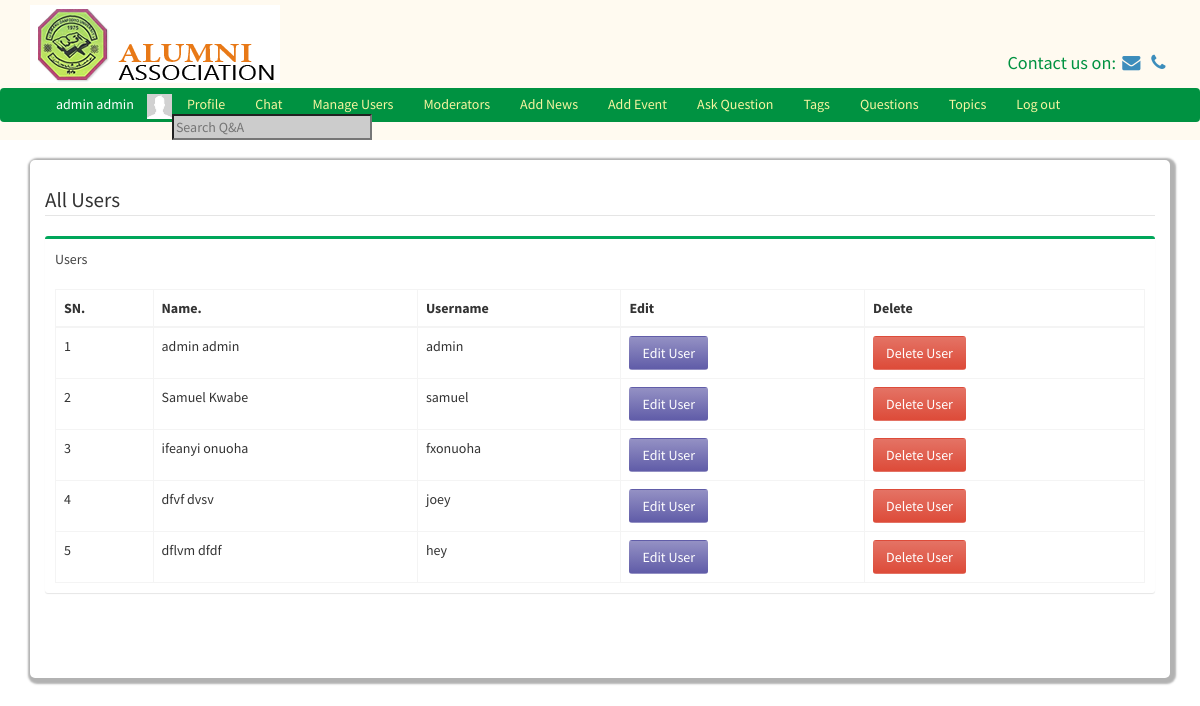
Screenshot of /manageusers.php (signed in) with the database file from the repository.
### tables this page shows
CREATE TABLE `users` (
  `id` int(11) NOT NULL,
  `first_name` varchar(255) NOT NULL,
  `last_name` varchar(255) NOT NULL,
  `username` varchar(255) NOT NULL,
  `password` varchar(255) NOT NULL,
  `salt` varchar(64) NOT NULL,
  `email` varchar(255) NOT NULL,
  `user_type` int(11) NOT NULL,
  `profile_picture` varchar(1024) NOT NULL,
  `online` int(11) NOT NULL DEFAULT '0',
  `year_of_graduation` varchar(255) DEFAULT NULL,
  `phone_number` varchar(255) DEFAULT NULL,
  `place_of_work` text,
  `department` text,
  `address` text
);

### classes/DB.php (called while the page is built, shortened)
<?php
class DB{
	private static $_instance = null;
	private 	$_pdo,
				$_query,
				$_error = false,
				$_results,
				$_count = 0;
	private function __construct(){
		try {
			$this->_pdo = new PDO('mysql:host='.Config::get('mysql/host').';dbname='.Config::get('mysql/db'), Config::get('mysql/username'), Config::get('mysql/password'));
		}
		catch(PDOException $e){
			die($e->getMessage());
		}
	}
	public static function getInstance()
	{
		if (!isset(self::$_instance))
		{
			self::$_instance = new DB();
		}
		return self::$_instance;
	}
	public function query($sql, $params = [])
	{
		$this->_error = false;
		if($this->_query = $this->_pdo->prepare($sql)){
				$x = 1;
			if (count($params)){
				foreach($params as $param){
					$this->_query->bindValue($x, $param);
					$x++;
				}
			}
				if($this->_query->execute()){
					$this->_results = $this->_query->fetchAll(PDO::FETCH_OBJ);
					$this->_count = $this->_query->rowCount();
				}
				else{
					$this->_error = true;
				}
				}
				return $this;
		}
		public function error(){
			return $this->_error;
		}
		public function read($table){
			$sql = "SELECT * FROM {$table}";
			if(!$this->query($sql)->error())
			{
				return $this;
			}
			return false;
		}
		private function action($action, $table, $where = []){
			if (count($where) === 3)
			{
				$operators = ['=','>=','<=','<','>','!='];
					$field = $where[0];
					$operator = $where[1];
					$value = $where[2];
					if(in_array($operator, $operators)){
						$sql = "{$action} FROM {$table} WHERE {$field} {$operator} ?";
						if(!$this->query($sql, [$value])->error())
						{
							return $this;
						}
					}
			}
			return false;
		}
		public function get($table, $where){
			return $this->action('SELECT *', $table, $where);
		}
		public function results()
		{
			return $this->_results;
		}
		public function first(){
			if($this->results()){
			return $this->results()[0];
			}else {
				return false;
			}
		}
		public function counter(){
			return $this->_count;
		}
	}
?>

### classes/Config.php (called while the page is built)
<?php
class Config{
	public static function get($path)
	{
		if($path){
			$config = $GLOBALS['config'];
			$path = explode('/', $path);
			foreach ($path as $bit){
				if(isset($config[$bit])){
					$config = $config[$bit];
				}
			}
			return $config;
		}
		return false;
	}
}
?>

### classes/User.php (called while the page is built, shortened)
<?php
class User
{
	private $_session_name, $_isLoggedIn, $_activeRecord, $_error, $_db, $_online;
	public function __construct($user = null){
		$this->_activeRecord = new ActiveRecord('users');
		$this->_session_name = Config::get('session/session_name');
		if(!$user){
				if(Session::exists($this->_session_name)){
						$user = Session::get($this->_session_name);
						if($this->_activeRecord->find($user))
						{
								$this->_isLoggedIn = true;
						}
				}
		}
		else{
				$this->_activeRecord->find($user);
		}
}
		public function activeRecord(){
			return $this->_activeRecord;
		}
	public function isLoggedIn(){
		return $this->_isLoggedIn;
	}
	public function isAdmin(){
		if($this->_activeRecord->data()->user_type == 1)
		{
			return true;
		}
	}
}
?>

### classes/Session.php (called while the page is built, shortened)
<?php
class Session {
	public static function exists($tokenName)
		{
			return (isset($_SESSION[$tokenName])) ? true: false;
		}
	public static function get($name){
		return $_SESSION[$name];
	}
}
?>

### classes/ActiveRecord.php (called while the page is built, shortened)
<?php
class ActiveRecord{
	private $_db, $_table, $_data;
	public function __construct($tableName){
		$this->_db = DB::getInstance();
		$this->_table = $tableName;
	}
	public function read(){
		return $this->_db->read($this->_table);
	}
	public function find($user = null){
		if($user){
			$field = (is_numeric($user))? 'id' : 'username';
			$data = $this->_db->get($this->_table, [$field,'=',$user]);
			if($data->counter()){
			$this->_data = $data->first();
				return true;
			}
			else{
				return false;
			}
		}
	}
	public function data()
	{
		return $this->_data;
	}
}
?>

### manageusers.php (the view, shortened to what this page needs)
<body>
<?php
Template::start();
?>
<div class="row">
    <div class="container">
        <div class="content">
            <div class="row">
                <div class="col-md-12">
                    <legend>All Users</legend>
                    <div class="box box-success">
                        <div class="box-header">
                            Users
                        </div>
                        <div class="box-body">
                            <table class="table table-bordered">
                                <thead>
                                <th>SN.</th>
                                <th>Name.</th>
                                <th>Username</th>
                                <th>Edit</th>
                                <th>Delete</th>
                                </thead>
                                <tbody>
                                    <?php
                                    $users = new User();
                                    $i = 1;
                                    foreach ($users->activeRecord()->read()->results() as $result) {
                                        ?>
                                        <tr>
                                        <td><?= $i?></td>
                                        <td><?= $result->first_name.' '.$result->last_name?></td>
                                        <td><?= $result->username?></td>
                                        <td><a href="edituser.php?id=<?= $result->id?>" class="btn bg-purple-gradient">Edit User</a> </td>
                                        <td> <button onclick="deleteUser(<?= $result->id?>)" class="btn bg-red-gradient">Delete User</button></td>
                                </tr>
                                <?php
                                        $i++;
                                    }
                                    ?>
                                </tbody>
                            </table>
                        </div>
                        </div>
                </div>
            </div>
        </div>
    </div>
</div>
</div>
</div>
</body>

### classes/Template.php (shortened to what this page needs)
<?php
class Template
{
    public static function start(){
        $user = new User();
        echo '
        <div style="margin-bottom: 100px">
  <header style="position: fixed; top: 0; width: 100%; z-index: 200; background-color: floralwhite">
  <div class="container">
<div class="row">
    <div style="margin: 5px"></div>
    <div class="col-md-6"><img src="img/logo.png"></div>
    <div class="col-md-6">
        <div style="color: #009241; padding-top:45px; font-size: 1.3em" class="pull-right">Contact us on:
            <a href="mailto:ifo@cjinnovators.com"><i class="fa fa-fw fa-envelope"></i></a>
            <a href="tel:07037350494"><i class="fa fa-fw fa-phone"></i> </a>
        </div>
    </div>
</div>
</div>
<div style="margin: 5px"></div>
<nav class="navbar top-link" style="background-color:#009241; padding-bottom: 0; margin-bottom: 0 ">
    <div class="container-fluid" style="padding-bottom: 0; margin-bottom: 0" >
      ';
        if ($user->isLoggedIn()) {
            echo '
                <div class="chat-box">
                    <div onClick="$(\'.chat-box\').hide()" class="pull-right" style="cursor: pointer;">&times</div>
                    <div class="chatBoxBody">
                    </div>
                </div>
              <ul class="navbar-nav navbar-left top-link-links">
              <li style="color: #ffffff; margin-right: 13px;"> '.$user->activeRecord()->data()->first_name.' '.$user->activeRecord()->data()->last_name.' </li>
              <li><img src="'.$user->activeRecord()->data()->profile_picture.'" height="25px"></li>
          <li><a href="profile.php" class="navbar-link">Profile</a></li>
          <li><a id="chat-btn" style="cursor: pointer;" class="navbar-link">Chat</a></li>';
          if($user->isAdmin()){
         echo'
          <li><a href="manageUsers.php">Manage Users</a></li>
        <li><a href="moderator.php">Moderators</a></li>
        <li><a href="addnews.php">Add News</a></li>
        <li><a href="addevents.php">Add Event</a></li>
            ';
        }if ($user->isModerator()){
                echo '<li ><a href="categories.php">Manage Categories</a></li>';
            }
         echo '
            <li><a href="ask.php">Ask Question</a></li>
            <li><a href="tags.php">Tags</a></li>
            <li><a href="questions.php">Questions</a></li>
            <li><a href="topics.php">Topics</a></li>
          <li><a href="logout.php" class="navbar-link">Log out</a></li>
          <li><input type="text" id="search" class="nav-input" placeholder="Search Q&A"></li>
        </ul>
            ';
        }
        echo '
      </div>
    </nav>
  </header>
</div>
<div class="container">
        <div class="main-content">
<div class="row">
  <div class="container">
    <div class="">
    </div>
  </div>
</div>
        ';
    }
}

### rows the page displays
users: first_name "admin", last_name "admin", profile_picture (picture), username "admin"
users: first_name "Samuel", last_name "Kwabe", username "samuel"
users: first_name "ifeanyi", last_name "onuoha", username "fxonuoha"
users: first_name "dfvf", last_name "dvsv", username "joey"
users: first_name "dflvm", last_name "dfdf", username "hey"
